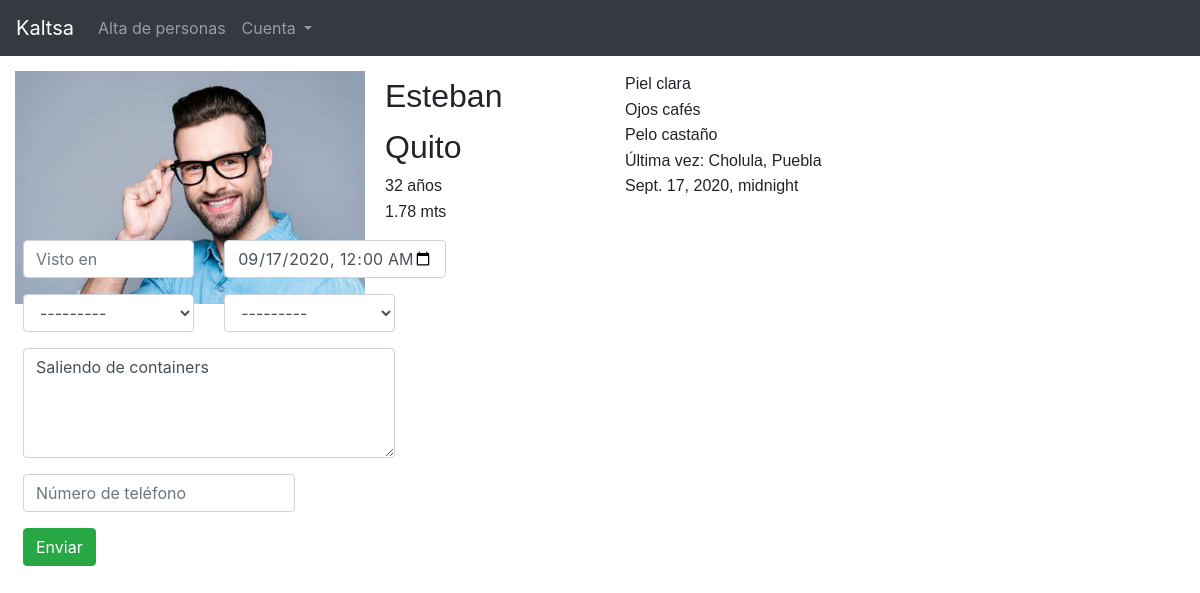
Page /proporcionar-pista/Esteban Quito/17 on the committed database.
### kaltsapp/models.py (models this page shows, shortened)
class MissingPerson(models.Model):
    TYPE_I = "Piel muy clara o blanca"
    TYPE_II = "Piel clara"
    TYPE_III = "Piel clara intermedia"
    TYPE_IV = "Piel morena o media"
    TYPE_V = "Piel oscura o marrón"
    TYPE_VI = "Piel muy oscura o negra"
    SKIN_COLOR_CHOICES = [
        (TYPE_I, "Piel muy clara o blanca"),
        (TYPE_II, "Piel clara"),
        (TYPE_III, "Piel clara intermedia"),
        (TYPE_IV, "Piel morena o media"),
        (TYPE_V, "Piel oscura o marrón"),
        (TYPE_VI, "Piel muy oscura o negra"),
    ]
    MALE = "Masculino"
    FEMALE = "Female"
    GENDER_CHOICES = [
        (MALE, "Masculino"),
        (FEMALE, "Female"),
    ]
    full_name = models.CharField(max_length=200, null=True)
    age = models.IntegerField(null=True)
    gender = models.CharField(max_length=100, choices=GENDER_CHOICES, default = "Género", null=True)
    height = models.FloatField(null=True)
    hair_color = models.CharField(max_length=200, null=True)
    skin_color = models.CharField(max_length=100, choices=SKIN_COLOR_CHOICES, default="Color de piel")
    eye_color = models.CharField(max_length=50, null=True)
    unique_characteristics = models.CharField(max_length=300, null=True)
    person_image = models.ImageField(default="default.png", null=True, blank=True)
    state = models.ForeignKey(State, on_delete=models.SET_NULL, null=True)
    municipio = models.ForeignKey(Municipio, on_delete=models.SET_NULL, null=True)
    last_seen_in = models.CharField(max_length=300, null=True)
    date_and_time = models.DateTimeField(auto_now_add=False, null=True)
    additional_info = models.CharField(max_length=200)

class State(models.Model):
    state = models.CharField(max_length=50, null=True)
    def __str__(self):
        stateName = '{0.state}'
        return stateName.format(self)

### kaltsapp/views.py (the view, shortened to what this page needs)
# urls.py: path('proporcionar-pista/<str:full_name>/<str:pk>', views.proporcionarPista, name="pista"),
def proporcionarPista(request, full_name, pk):
    pista = MissingPerson.objects.get(full_name=full_name, id=pk)
    form = giveClueForm(instance=pista)
    context = {'form':form, 'pista':pista}
    return render(request, "files/giveClue.html", context)

### kaltsapp/forms.py
class giveClueForm(forms.ModelForm):
    class Meta:
        model = Clue
        exclude =['clue_of']
        widgets = {
            'seen_in': forms.TextInput(attrs={'class':'form-control', 'placeholder':'Visto en'}
            ),
            'date_and_time': forms.DateTimeInput(attrs = {'type':'datetime-local', 'class':'form-control'}
            ),
            'state': forms.Select(
            attrs = {'class':'form-control', 'name':'Estado'}
            ),
            'municipio': forms.Select(
            attrs = {'class':'form-control', 'name':'Estado'}
            ),
            'additional_info': forms.Textarea(attrs = {'class':'form-control', 'cols':4, 'rows':4, 'placeholder':'Información adicional'}
            ),
            'phone_number': forms.TextInput(
                attrs = {'class':'form-control', 'placeholder':'Número de teléfono'}
            ),
        }

### kaltsapp/models.py (called while the page is built)
    def __str__(self):
        municipioName = '{0.name}'
        return municipioName.format(self)

### kaltsapp/templates/files/giveClue.html (shortened to what this page needs)
{% extends 'files/layout.html'%}
{% load static  %}
{% block content %}
<div class="wrapper">
  <img src="{{pista.person_image.url}}" id="missing_person_img">
  <h2 class="imp">{{pista.full_name}}</h2>
  <p class="imp">
    <span class="profile-data">{{pista.age}} años</span>
    <br>
    <span class="profile-data">{{pista.height}} mts</span>
    <br>
    <span class="profile-data">{{pista.skin_color}}</span>
    <br>
    <span class="profile-data">Ojos {{pista.eye_color}}</span>
    <br>
    <span class="profile-data">Pelo {{pista.hair_color}}</span>
    <br>
    <span class="profile-data">Última vez: {{pista.last_seen_in}}</span>
    <br>
    <span class="profile-data">{{pista.date_and_time}}</span>
    <br>
  </p>
</div>
<div class="row ml-2">
  <div class="col-6">
    <form id="MissingPersonForm" data-muncicipios-url="{% url 'ajax_load_municipios' %}" method="post" novalidate>
      <div class="row mb-3">
        <div class="col-4">
          {{form.seen_in}}
        </div>
        <div class="col-5">
          {{form.date_and_time}}
        </div>
      </div>
      <div class="row mb-3">
        <div class="col-4">
          {{form.state}}
        </div>
        <div class="col-4">
          {{form.municipio}}
        </div>
      </div>
      <div class="row mb-3">
        <div class="col-8">
          {{form.additional_info}}
        </div>
      </div>
      <div class="row mb-3">
        <div class="col-6">
          {{form.phone_number}}
        </div>
      </div>
      <input class="btn btn-success login_btn" type="submit" value="Enviar">
    </form>
  </div>
</div>
{% endblock %}

### static/css/layout.css (style rules this page uses)
.wrapper { column-count: 2; column-gap: 50px; padding: 15px; }
.imp { line-height: 1.6; font-family: Helvetica; text-align: justify; margin: 0; }
#missing_person_img { float: left; width: 350px; shape-margin:20px; margin-right: 20px; margin-bottom: 20px; }

### rows in the picture
MissingPerson: person_image (picture), full_name "Esteban Quito", age "32", height "1.78", skin_color "Piel clara", eye_color "cafés", hair_color "castaño", last_seen_in "Cholula, Puebla", date_and_time "Sept. 17, 2020, midnight", date_and_time "09/17/2020 00:00", municipio "---------", additional_info "Saliendo de containers"
State: state "---------"
